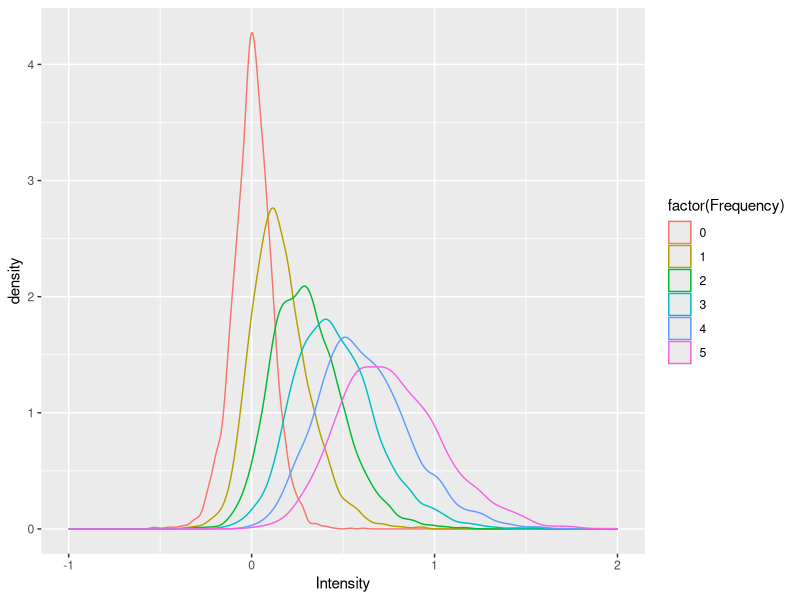

Write the R code that produced this figure.
## ---- chunk 1
library(tidyverse)
set.seed(30)

# Activation function (borrowed from Matt) for a single probe (i.e. a probe vector)

get_activations_3 <- function(probe, mem) {
  
  as.numeric(((probe %*% t(mem)) / rowSums(t((probe == 0) * t(mem == 0)) == 0))^3)
}

# Item generation function (borrowed from Matt)

generate_item <- function(item_size=20,prob=c(1/3,1/3,1/3)){
  item <- sample(c(1,0,-1),
           size = item_size,
           replace = TRUE,
           prob = prob)
  return(item)
}

# Item matrix (original, before applying learning rate) function

gen_item_matrix <- function(matrix_size = 20, item_size = 20, prob = c(1/3, 1/3, 1/3)) {
  item_matrix <- t(replicate(n = matrix_size, generate_item(item_size = item_size, prob = prob)))
  return(item_matrix)
}

# Form probe matrix i.e. item_matrix + 4 more random items

gen_probes <- function(item_matrix, prob = c(1/3, 1/3, 1/3), max_num_of_copies = 5, num_of_traces_per_freq = 4) {
  random_items <- t(replicate(n = num_of_traces_per_freq, generate_item(item_size = ncol(item_matrix), prob = prob)))
  probe_matrix <- rbind(random_items, item_matrix)
  return(probe_matrix)
}

# Form secondary memory -- create encoded matrix (i.e. apply learning rate) and input varying frequencies of items

gen_secondary_mem <- function(item_matrix, l_value = .5, max_num_of_copies = 5, num_of_traces_per_freq = 4) {
 
  freq_multiplier <- c()
  for (i in 1:max_num_of_copies) {
    current_multiplier <- rep(i, num_of_traces_per_freq)
    freq_multiplier <- c(freq_multiplier, current_multiplier)
  }
  secondary_memory <- c()
  for(j in 1:length(freq_multiplier)) {
    current_rows <- matrix(rep(item_matrix[j, ], freq_multiplier[j]), nrow = freq_multiplier[j], ncol = ncol(item_matrix), byrow = TRUE)
    secondary_memory <- rbind(secondary_memory, current_rows)
  }
   learning_matrix <- t(replicate(n = nrow(secondary_memory), sample(c(0,1), size = ncol(secondary_memory), prob = c(1 - l_value, l_value), replace = TRUE)))
  encoded_memory <- secondary_memory * learning_matrix
 return(encoded_memory)
}



# Calculate activations for multiple probes

calc_activs_for_mult_probes <- function(probe_matrix, secondary_memory) {
  activations_matrix <- c()
  for(i in 1:nrow(probe_matrix)) {
    current_activs <- get_activations_3(probe_matrix[i, ], secondary_memory)
    activations_matrix <- rbind(activations_matrix, current_activs)
  }
  return(activations_matrix)
}

# Convert activations matrix to transformed intensity matrix ready for plotting

convert_to_intensity_mat <- function(activations_matrix, max_num_of_copies = 5, num_of_traces_per_freq = 4) {
  intensity_vector <- rowSums(activations_matrix)
  intensity_matrix <- matrix(intensity_vector, nrow = max_num_of_copies + 1, ncol = num_of_traces_per_freq, byrow = TRUE)
  return(intensity_matrix)
}
## ---- chunk 2
# Overall simulation function

sim_intensity_once <- function(matrix_size = 20, item_size = 20, prob = c(1/3, 1/3, 1/3), l_value = .5, max_num_of_copies = 5, num_of_traces_per_freq = 4) {
  item_matrix <- gen_item_matrix(matrix_size = matrix_size, item_size = item_size, prob = prob)
  probe_matrix <- gen_probes(item_matrix, prob = prob, max_num_of_copies = max_num_of_copies, num_of_traces_per_freq = num_of_traces_per_freq)
  secondary_memory <- gen_secondary_mem(item_matrix, l_value = l_value, max_num_of_copies = max_num_of_copies, num_of_traces_per_freq = num_of_traces_per_freq)
  activations_matrix <- calc_activs_for_mult_probes(probe_matrix, secondary_memory)
  intensity_matrix <- convert_to_intensity_mat(activations_matrix, max_num_of_copies = max_num_of_copies, num_of_traces_per_freq = num_of_traces_per_freq)
  return(intensity_matrix)
}

sim_intensity_multiple <- function(n_of_sim, matrix_size = 20, item_size = 20, prob = c(1/3, 1/3, 1/3), l_value = .5, max_num_of_copies = 5, num_of_traces_per_freq = 4) {
  raw_intensity_matrix <- c()
  for(i in 1:n_of_sim) {
    temp_intensity <- sim_intensity_once(matrix_size = matrix_size, item_size = item_size, prob = prob, l_value = l_value, max_num_of_copies = max_num_of_copies, num_of_traces_per_freq = num_of_traces_per_freq)
    raw_intensity_matrix <- cbind(raw_intensity_matrix, temp_intensity)
  }
  row_names <- as.data.frame(0:max_num_of_copies)
  names(row_names) <- "Frequency"
  intensity_df <- bind_cols(row_names, data.frame(raw_intensity_matrix)) %>%
      pivot_longer(!Frequency, names_to = "Drop", values_to = "Intensity") %>% select("Frequency", "Intensity")
  return(intensity_df)
}
## ---- chunk 3

df_intensity <- sim_intensity_multiple(1000)
ggplot(df_intensity, aes(x = Intensity, color = factor(Frequency))) + geom_density(show.legend = TRUE) + xlim(-1, 2)
